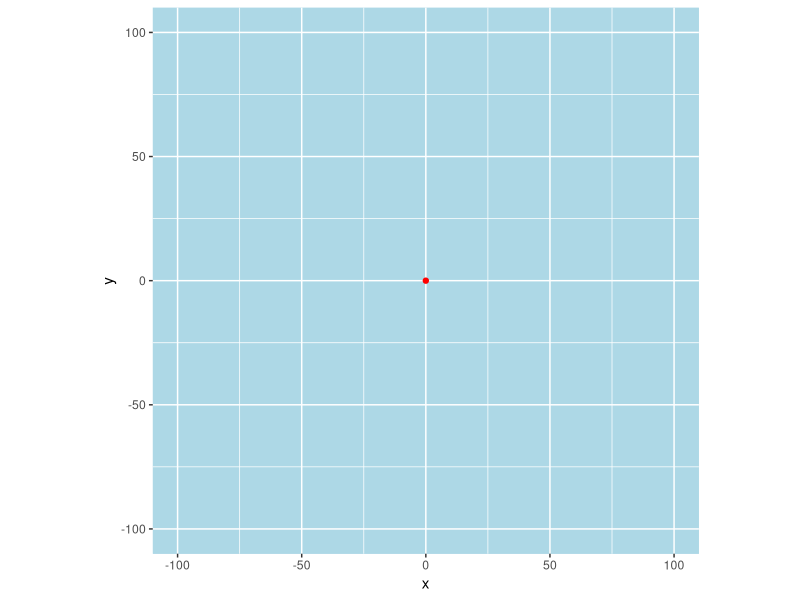

Reproduce this figure in R.
## ---- chunk 1
knitr::opts_chunk$set(eval = FALSE, echo = FALSE)
## ---- chunk 2

library(ggplot2)

# Panel 1: landscape with tree in the center, origin

df <- data.frame()
ggplot(df) + xlim(-100, 100) + ylim(-100, 100) + 
  theme(
  panel.background = element_rect(fill = "lightblue",
                                colour = "lightblue",
                                size = 0.5, linetype = "solid"),
  panel.grid.major = element_line(size = 0.5, linetype = 'solid',
                                colour = "white"), 
  panel.grid.minor = element_line(size = 0.25, linetype = 'solid',
                                colour = "white")
  ) +
  coord_equal() +
  geom_point(aes(x = 0, y = 0), color = "red")

# Panel 2: Table with gut retention times and the gamma distribution used for it

grt_data <- rgamma(5, shape = 5, rate = 1/4) + 8


# Panel 3: Exponential distribution used for animal movement lengths

# Panel 5: Animal trajectory and locations of the seeds at the time the seeds are dropped

# Panel 6: Calculation of seed dispersal distances to the focus tree

# Panel 7: Calculation of seed dispersion
